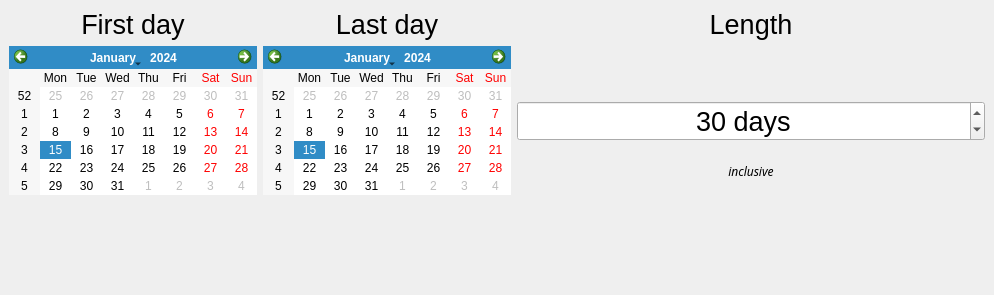
<?xml version="1.0" encoding="UTF-8"?>
<ui version="4.0">
 <class>MainWindow</class>
 <widget class="QMainWindow" name="MainWindow">
  <property name="geometry">
   <rect>
    <x>0</x>
    <y>0</y>
    <width>994</width>
    <height>295</height>
   </rect>
  </property>
  <property name="sizePolicy">
   <sizepolicy hsizetype="Fixed" vsizetype="Fixed">
    <horstretch>0</horstretch>
    <verstretch>0</verstretch>
   </sizepolicy>
  </property>
  <property name="windowTitle">
   <string>Duration calculator</string>
  </property>
  <widget class="QWidget" name="centralwidget">
   <property name="sizePolicy">
    <sizepolicy hsizetype="Fixed" vsizetype="Fixed">
     <horstretch>0</horstretch>
     <verstretch>0</verstretch>
    </sizepolicy>
   </property>
   <layout class="QGridLayout" name="gridLayout">
    <property name="sizeConstraint">
     <enum>QLayout::SetMaximumSize</enum>
    </property>
    <item row="0" column="1">
     <widget class="QLabel" name="label_to">
      <property name="sizePolicy">
       <sizepolicy hsizetype="Preferred" vsizetype="Fixed">
        <horstretch>0</horstretch>
        <verstretch>0</verstretch>
       </sizepolicy>
      </property>
      <property name="font">
       <font>
        <pointsize>20</pointsize>
        <weight>50</weight>
        <bold>false</bold>
       </font>
      </property>
      <property name="text">
       <string>Last day</string>
      </property>
      <property name="alignment">
       <set>Qt::AlignCenter</set>
      </property>
     </widget>
    </item>
    <item row="2" column="1">
     <widget class="QCalendarWidget" name="caleldar_to">
      <property name="sizePolicy">
       <sizepolicy hsizetype="Fixed" vsizetype="Fixed">
        <horstretch>0</horstretch>
        <verstretch>0</verstretch>
       </sizepolicy>
      </property>
      <property name="closeButton" stdset="0">
       <bool>false</bool>
      </property>
      <property name="fontSize" stdset="0">
       <number>0</number>
      </property>
     </widget>
    </item>
    <item row="2" column="0">
     <widget class="QCalendarWidget" name="caleldar_from">
      <property name="sizePolicy">
       <sizepolicy hsizetype="Fixed" vsizetype="Fixed">
        <horstretch>0</horstretch>
        <verstretch>0</verstretch>
       </sizepolicy>
      </property>
      <property name="lineWidth" stdset="0">
       <number>1</number>
      </property>
      <property name="fontSize" stdset="0">
       <number>0</number>
      </property>
     </widget>
    </item>
    <item row="0" column="0">
     <widget class="QLabel" name="label_from">
      <property name="sizePolicy">
       <sizepolicy hsizetype="Preferred" vsizetype="Fixed">
        <horstretch>0</horstretch>
        <verstretch>0</verstretch>
       </sizepolicy>
      </property>
      <property name="font">
       <font>
        <pointsize>20</pointsize>
        <weight>50</weight>
        <bold>false</bold>
       </font>
      </property>
      <property name="text">
       <string>First day</string>
      </property>
      <property name="alignment">
       <set>Qt::AlignCenter</set>
      </property>
     </widget>
    </item>
    <item row="2" column="2">
     <layout class="QVBoxLayout" name="verticalLayout">
      <property name="sizeConstraint">
       <enum>QLayout::SetFixedSize</enum>
      </property>
      <item>
       <widget class="QLabel" name="label_days">
        <property name="sizePolicy">
         <sizepolicy hsizetype="Preferred" vsizetype="Preferred">
          <horstretch>0</horstretch>
          <verstretch>0</verstretch>
         </sizepolicy>
        </property>
        <property name="font">
         <font>
          <pointsize>20</pointsize>
          <weight>50</weight>
          <bold>false</bold>
         </font>
        </property>
        <property name="text">
         <string/>
        </property>
        <property name="alignment">
         <set>Qt::AlignCenter</set>
        </property>
       </widget>
      </item>
      <item>
       <widget class="QSpinBox" name="spinbox_days">
        <property name="font">
         <font>
          <pointsize>20</pointsize>
         </font>
        </property>
        <property name="alignment">
         <set>Qt::AlignCenter</set>
        </property>
        <property name="suffix">
         <string> days</string>
        </property>
        <property name="minimum">
         <number>1</number>
        </property>
        <property name="maximum">
         <number>10000</number>
        </property>
        <property name="value">
         <number>30</number>
        </property>
       </widget>
      </item>
      <item>
       <widget class="QLabel" name="label_asterix">
        <property name="sizePolicy">
         <sizepolicy hsizetype="Preferred" vsizetype="Preferred">
          <horstretch>0</horstretch>
          <verstretch>0</verstretch>
         </sizepolicy>
        </property>
        <property name="font">
         <font>
          <family>Akaash</family>
          <italic>true</italic>
         </font>
        </property>
        <property name="text">
         <string>inclusive</string>
        </property>
        <property name="alignment">
         <set>Qt::AlignCenter</set>
        </property>
       </widget>
      </item>
     </layout>
    </item>
    <item row="0" column="2">
     <widget class="QLabel" name="label_to_2">
      <property name="sizePolicy">
       <sizepolicy hsizetype="Preferred" vsizetype="Fixed">
        <horstretch>0</horstretch>
        <verstretch>0</verstretch>
       </sizepolicy>
      </property>
      <property name="font">
       <font>
        <pointsize>20</pointsize>
        <weight>50</weight>
        <bold>false</bold>
       </font>
      </property>
      <property name="text">
       <string>Length</string>
      </property>
      <property name="alignment">
       <set>Qt::AlignCenter</set>
      </property>
     </widget>
    </item>
   </layout>
  </widget>
 </widget>
 <resources/>
 <connections/>
</ui>
